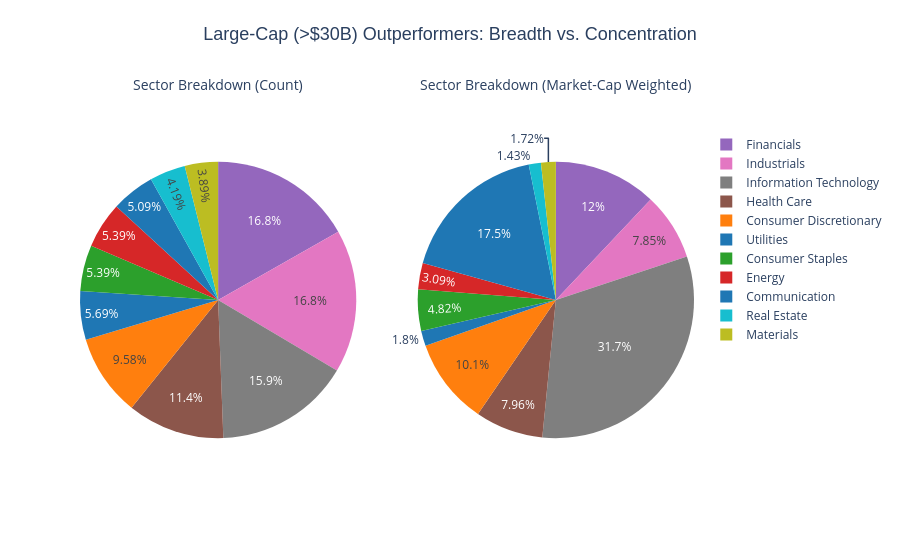

The cell this chart's notebook holds for it:
### Code cell
import plotly.graph_objects as go
from plotly.subplots import make_subplots

# 1. Calculate aggregates
sector_counts = df_results['Sector'].value_counts().reset_index()
sector_counts.columns = ['Sector', 'Count']

# Sort by Count (Descending) to establish the master order
sector_counts = sector_counts.sort_values(by='Count', ascending=False)
ordered_sectors = sector_counts['Sector'].tolist()

# 2. Calculate Market Cap Weights and force it into the exact same order
sector_weights = df_results.groupby('Sector')['Market Cap'].sum().reset_index()
sector_weights.columns = ['Sector', 'Total Market Cap']
# Reindex to match the Count order
sector_weights = sector_weights.set_index('Sector').reindex(ordered_sectors).reset_index()

# 3. Apply the consistent master palette based on the ordered list
colors_mapped = [master_palette.get(sec, '#333333') for sec in ordered_sectors]

# Create side-by-side pie charts
fig = make_subplots(rows=1, cols=2, specs=[[{'type': 'domain'}, {'type': 'domain'}]],
                    subplot_titles=['Sector Breakdown (Count)', 'Sector Breakdown (Market-Cap Weighted)'])

# Pie 1: Count (Sorted largest to smallest)
fig.add_trace(go.Pie(labels=sector_counts['Sector'], values=sector_counts['Count'], 
                     marker=dict(colors=colors_mapped), name='Count',
                     sort=False, # Disable Plotly's auto-sort so it uses our dataframe order
                     direction='clockwise', # Start at 12 o'clock and go clockwise
                     hovertemplate="<b>%{label}</b><br>Count: %{value}<br>Share: %{percent}<extra></extra>"),
              1, 1)

# Pie 2: Market Cap Weighted (Forced into the same slice order as Pie 1)
fig.add_trace(go.Pie(labels=sector_weights['Sector'], values=sector_weights['Total Market Cap'], 
                     marker=dict(colors=colors_mapped), name='Notional',
                     sort=False, # Must be False to maintain the parallel order
                     direction='clockwise',
                     hovertemplate="<b>%{label}</b><br>Market Cap: $%{value:,.0f}<br>Share: %{percent}<extra></extra>"),
              1, 2)

fig.update_layout(
    title={
        'text': "Large-Cap (>$30B) Outperformers: Breadth vs. Concentration",
        'y': 0.95,               # Vertical position (0 to 1)
        'x': 0.5,                # Horizontal center
        'xanchor': 'center',     # Anchor the text at the center
        'yanchor': 'top',
        'font': dict(size=18, family="Arial, bold")
    },
    margin=dict(t=130),          # Increase top margin to give titles room to breathe
    height=550                   # Slightly taller to accommodate the gaps
)

# Move subplot titles (Subtitles) slightly higher
# This loop looks for the annotations created by 'subplot_titles'
for annotation in fig.layout.annotations:
    annotation.y += 0.10         # Increase this value to move subtitles further up
    annotation.font.size = 14    # Optional: adjust subtitle font size if needed

fig.show()

### Figure 1 — Plotly figure (JSON) as saved in the notebook; plotly's stock layout.template omitted (floating-point values rounded to 4 significant figures)
{"data": [{"direction": "clockwise", "domain": {"x": [0, 0.45], "y": [0, 1]}, "hovertemplate": "<b>%{label}</b><br>Count: %{value}<br>Share: %{percent}<extra></extra>", "labels": ["Financials", "Industrials", "Information Technology", "Health Care", "Consumer Discretionary", "Utilities", "Consumer Staples", "Energy", "Communication", "Real Estate", "Materials"], "marker": {"colors": ["#9467bd", "#e377c2", "#7f7f7f", "#8c564b", "#ff7f0e", "#1f77b4", "#2ca02c", "#d62728", "#1f77b4", "#17becf", "#bcbd22"]}, "name": "Count", "sort": false, "type": "pie", "values": [56, 56, 53, 38, 32, 19, 18, 18, 17, 14, 13]}, {"direction": "clockwise", "domain": {"x": [0.55, 1], "y": [0, 1]}, "hovertemplate": "<b>%{label}</b><br>Market Cap: $%{value:,.0f}<br>Share: %{percent}<extra></extra>", "labels": ["Financials", "Industrials", "Information Technology", "Health Care", "Consumer Discretionary", "Utilities", "Consumer Staples", "Energy", "Communication", "Real Estate", "Materials"], "marker": {"colors": ["#9467bd", "#e377c2", "#7f7f7f", "#8c564b", "#ff7f0e", "#1f77b4", "#2ca02c", "#d62728", "#1f77b4", "#17becf", "#bcbd22"]}, "name": "Notional", "sort": false, "type": "pie", "values": [7930373220352, 5174343696384, 20874640662528, 5246996002816, 6645016688640, 1183934840832, 3173311782912, 2032943667200, 11557152335872, 939264929792, 1135919861760]}], "layout": {"annotations": [{"font": {"size": 14}, "showarrow": false, "text": "Sector Breakdown (Count)", "x": 0.225, "xanchor": "center", "xref": "paper", "y": 1.1, "yanchor": "bottom", "yref": "paper"}, {"font": {"size": 14}, "showarrow": false, "text": "Sector Breakdown (Market-Cap Weighted)", "x": 0.775, "xanchor": "center", "xref": "paper", "y": 1.1, "yanchor": "bottom", "yref": "paper"}], "height": 550, "margin": {"t": 130}, "title": {"font": {"family": "Arial, bold", "size": 18}, "text": "Large-Cap (>$30B) Outperformers: Breadth vs. Concentration", "x": 0.5, "xanchor": "center", "y": 0.95, "yanchor": "top"}}}
